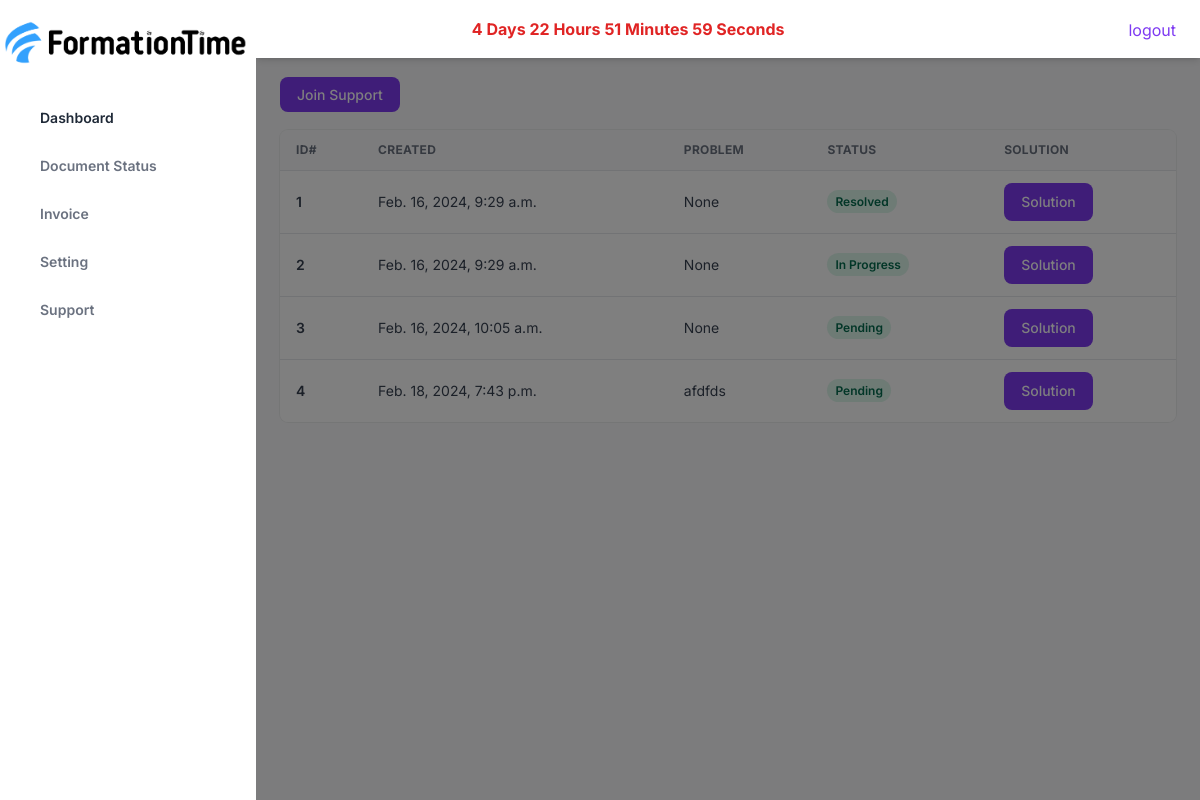
The app's page /support/ (signed in) with its own data.
### document/models.py (models this page shows)
class Support(models.Model):
    user = models.ForeignKey(Account,on_delete=models.CASCADE)
    title = models.CharField(max_length=100,blank=True,null=True)
    problem = models.TextField()
    solution = models.TextField(blank=True,null=True)
    status = models.CharField(max_length=30,choices=Support_STATUS_CHOICES,default='Pending')
    created = models.DateTimeField(auto_now_add=True)
    updated = models.DateTimeField(auto_now=True)

### document/views.py (the view)
# urls.py: path('support/',views.support,name='support'),
@login_required()
def support(request):
    support = Support.objects.filter(user=request.user)
    return render(request,'document/support.html',{'support':support})

### template/document/support.html (shortened to what this page needs)
{% extends 'base.html' %}
{% block content%}
<link href="https://cdnjs.cloudflare.com/ajax/libs/flowbite/2.2.0/flowbite.min.css"  rel="stylesheet" />
<div class="my-6">
  <a href="/join-support/" class="px-4 py-2 text-sm font-medium leading-5 text-white transition-colors duration-150 bg-purple-600 border border-transparent rounded-lg active:bg-purple-600 hover:bg-purple-700 focus:outline-none focus:shadow-outline-purple"
              >
                Join Support
              </a>
</div>
<div class="w-full mb-8 overflow-hidden rounded-lg shadow-xs">
  <div class="w-full overflow-x-auto">
    <table class="w-full whitespace-no-wrap">
      <thead>
        <tr
          class="text-xs font-semibold tracking-wide text-left text-gray-500 uppercase border-b dark:border-gray-700 bg-gray-50 dark:text-gray-400 dark:bg-gray-800">
          <th class="px-4 py-3">ID#</th>
          <th class="px-4 py-3">Created</th>
          <th class="px-4 py-3">Problem</th>
          <th class="px-4 py-3">Status</th>
          <th class="px-4 py-3">Solution</th>
        </tr>
      </thead>
      <tbody class="bg-white divide-y dark:divide-gray-700 dark:bg-gray-800">
        {% for support in support%}
        <tr class="text-gray-700 dark:text-gray-400">
          <td class="px-4 py-3">
            <div class="flex items-center text-sm">
              <p class="font-semibold">{{support.id}}</p>
            </div>
          </td>
          <td class="px-4 py-3 text-sm">
            {{support.created}}
          </td>
          <td class="px-4 py-3 text-sm">
            {{support.title}}
          </td>
          <td class="px-4 py-3 text-xs">
            <span
              class="px-2 py-1 font-semibold leading-tight text-green-700 bg-green-100 rounded-full dark:bg-green-700 dark:text-green-100">
              {{support.get_status_display}}
            </span>
          </td>
          <td class="px-4 py-3 text-sm">
              <button data-modal-target="{{support.id}}" data-modal-toggle="{{support.id}}"
                class="px-4 py-2 text-sm font-medium leading-5 text-white transition-colors duration-150 bg-purple-600 border border-transparent rounded-lg active:bg-purple-600 hover:bg-purple-700 focus:outline-none focus:shadow-outline-purple"
              >
                Solution
              </button>
          </td>
        </tr>
        {%endfor%}
      </tbody>
    </table>
  </div>
</div>
{%endblock%}

### records on screen
Support: id "1", created "Feb. 16, 2024, 9:29 a.m.", title "None", status "Resolved"
Support: id "2", created "Feb. 16, 2024, 9:29 a.m.", title "None", status "In Progress"
Support: id "3", created "Feb. 16, 2024, 10:05 a.m.", title "None", status "Pending"
Support: id "4", created "Feb. 18, 2024, 7:43 p.m.", title "afdfds", status "Pending"
